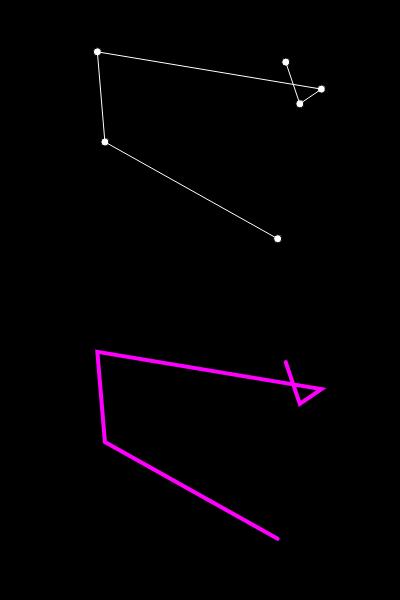
Frame 1 (no input)
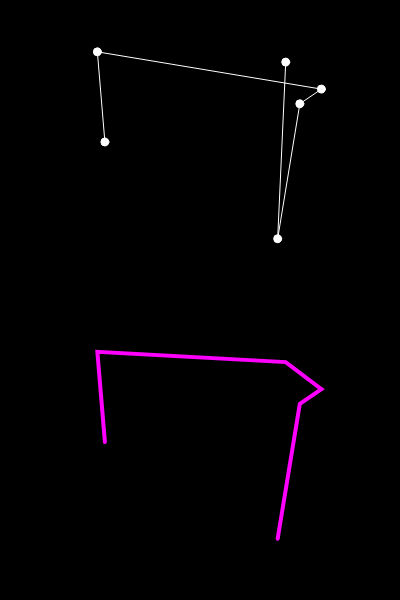
Frame 60 (no input)
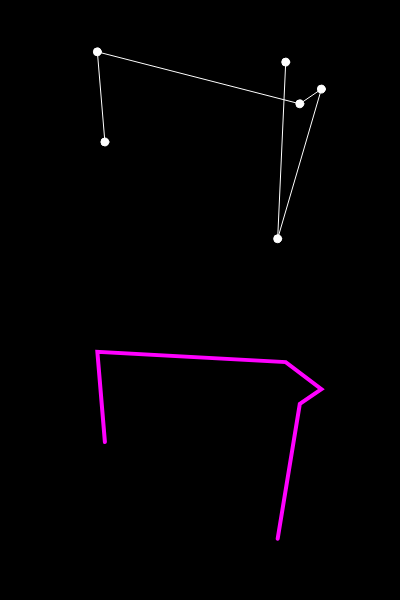
Frame 120 (the mouse pressed at the canvas centre since frame 60)

The p5.js sketch that drew these frames (run headless with seeded random() and noise() and a simulated clock; from frame 60 on, the mouse is pressed at the canvas centre):

// p5.js sketch
// ── sketch.js
let cities = [];
let totalCities = 6;

let recordDistance;
let bestEver;

function setup() {
  createCanvas(400, 600);
  for(let i = 0; i < totalCities; i++){
    let v = createVector(random(width), random(height/2));
    cities[i] = v;
  }

  let d = calcDist(cities);
  recordDistance = d;
  bestEver = cities.slice();
}

function draw() {
  background(0);
  display();
  displayBest();

  let i = floor(random(cities.length));
  let j = floor(random(cities.length));
  swap(cities, i, j);

  let d = calcDist(cities);
  if(d < recordDistance){
    recordDistance = d;
    bestEver = cities.slice();
    console.log(recordDistance);
  }
}

function display() {
  fill(255);
  for(let i = 0; i < cities.length; i++){
    ellipse(cities[i].x, cities[i].y, 8, 8);
  }
  stroke(255);
  strokeWeight(1);
  noFill();
  beginShape();
  for(let i = 0; i < cities.length; i++){
    vertex(cities[i].x, cities[i].y);
  }
  endShape();
}

function displayBest(){
  push();
  translate(0, height/2);
  stroke(255, 0, 255);
  strokeWeight(4);
  noFill();
  beginShape();
  for(let i = 0; i < bestEver.length; i++){
    vertex(bestEver[i].x, bestEver[i].y);
  }
  endShape();
  pop();
}

function swap(a, i, j){
  let tmp = a[i];
  a[i] = a[j];
  a[j] = tmp;
}

function calcDist(points){
  let sum = 0;
  for(let i = 0; i < points.length-1; i++){
    let d = dist(points[i].x, points[i].y, points[i+1].x, points[i+1].y);
    sum += d;
  }
  return sum;
}
